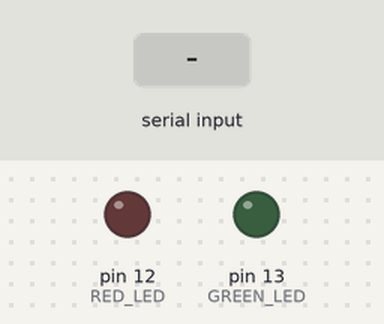
This sketch was run on a simulated Arduino Uno, built with avr-gcc and run on an emulated ATmega328P. Shown: output pins drawn as LEDs (lit = HIGH). The test bench sets the inputs (shaded band).

Above: at 1.2 s.
1.3 s: "ON\n" received over Serial
At 1.8 s:
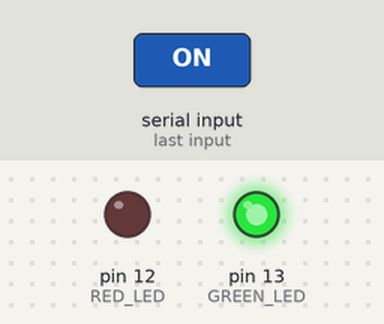
2.8 s: "OFF\n" received over Serial
At 4.2 s:
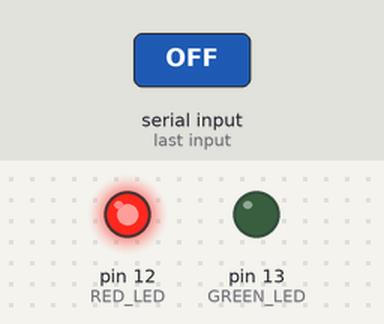
Timing chart, 0 to 5.8 s (numbered marks = the images above; inputs shaded):
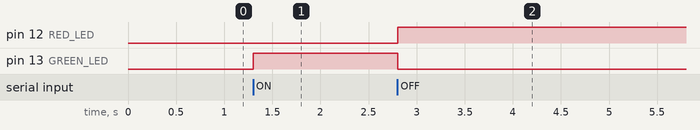

The sketch:

Project1_IT254.ino
```cpp
#define GREEN_LED 13  // where my green led will be
#define RED_LED 12  // where my red led will be

String incomingData = ""; // To store incoming serial data

void setup() {
  pinMode(GREEN_LED, OUTPUT);
  pinMode(RED_LED, OUTPUT);

  digitalWrite(GREEN_LED, LOW); // makes sure that the green led start OFF
  digitalWrite(RED_LED, LOW); // makes sure that the red led start OFF

  Serial.begin(9600); // serial communication
}

void loop() {
  if (Serial.available()) {
    incomingData = Serial.readStringUntil('\n'); // read until newline
    incomingData.trim(); // cleans any extra spaces or line breaks

    if (incomingData == "ON") {
      digitalWrite(GREEN_LED, HIGH); // turns the green led ON.
      digitalWrite(RED_LED, LOW); // turns the red led OFF.
    }
    else if (incomingData == "OFF") {
      digitalWrite(GREEN_LED, LOW);  // turns the green led OFF.
      digitalWrite(RED_LED, HIGH); // turns the red led ON.
    }
  }
}
```

Measured:
- after the input at 1.3 s, pin 13 (GREEN_LED): LOW → HIGH at once
- after the input at 2.8 s, pin 12 (RED_LED): LOW → HIGH at once; pin 13 (GREEN_LED): HIGH → LOW at once
